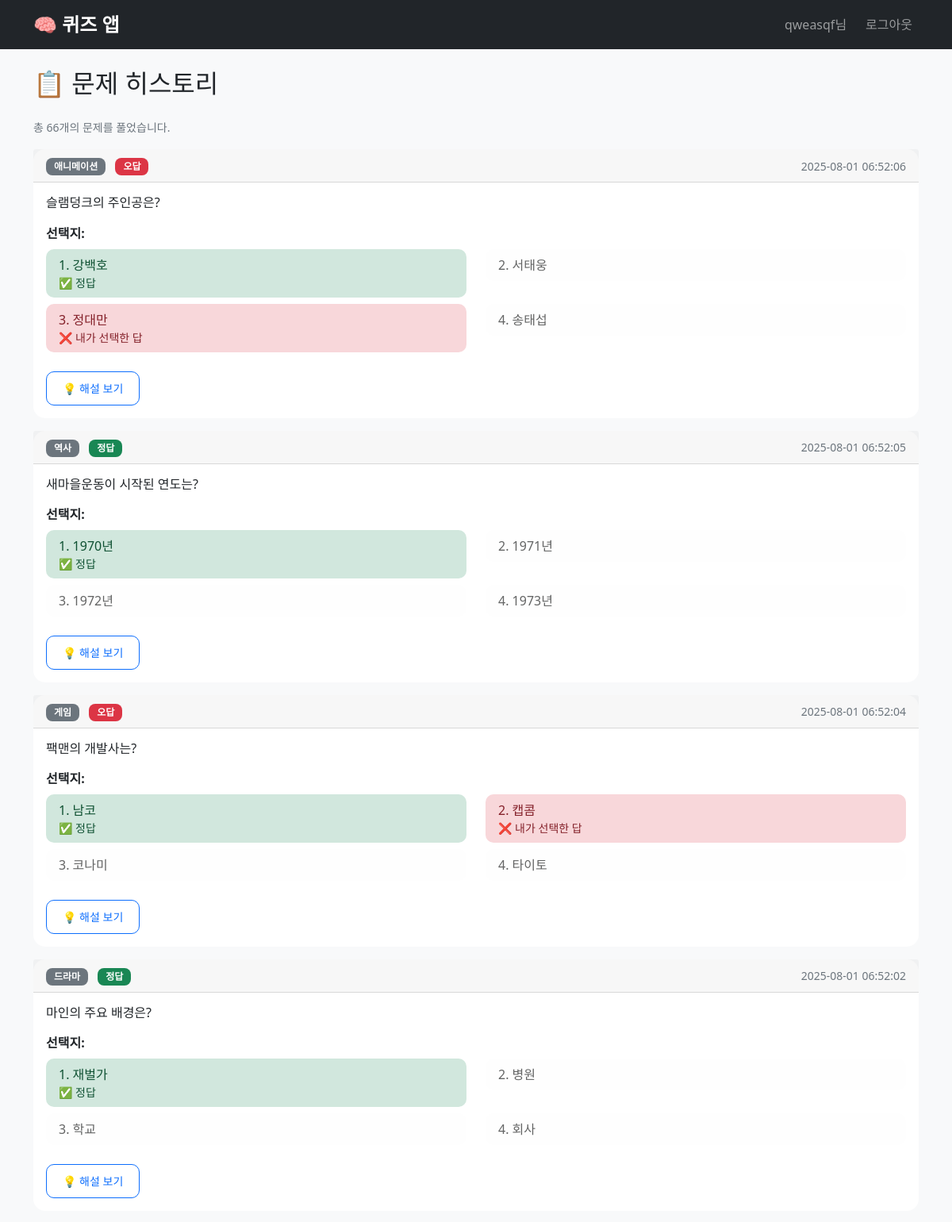
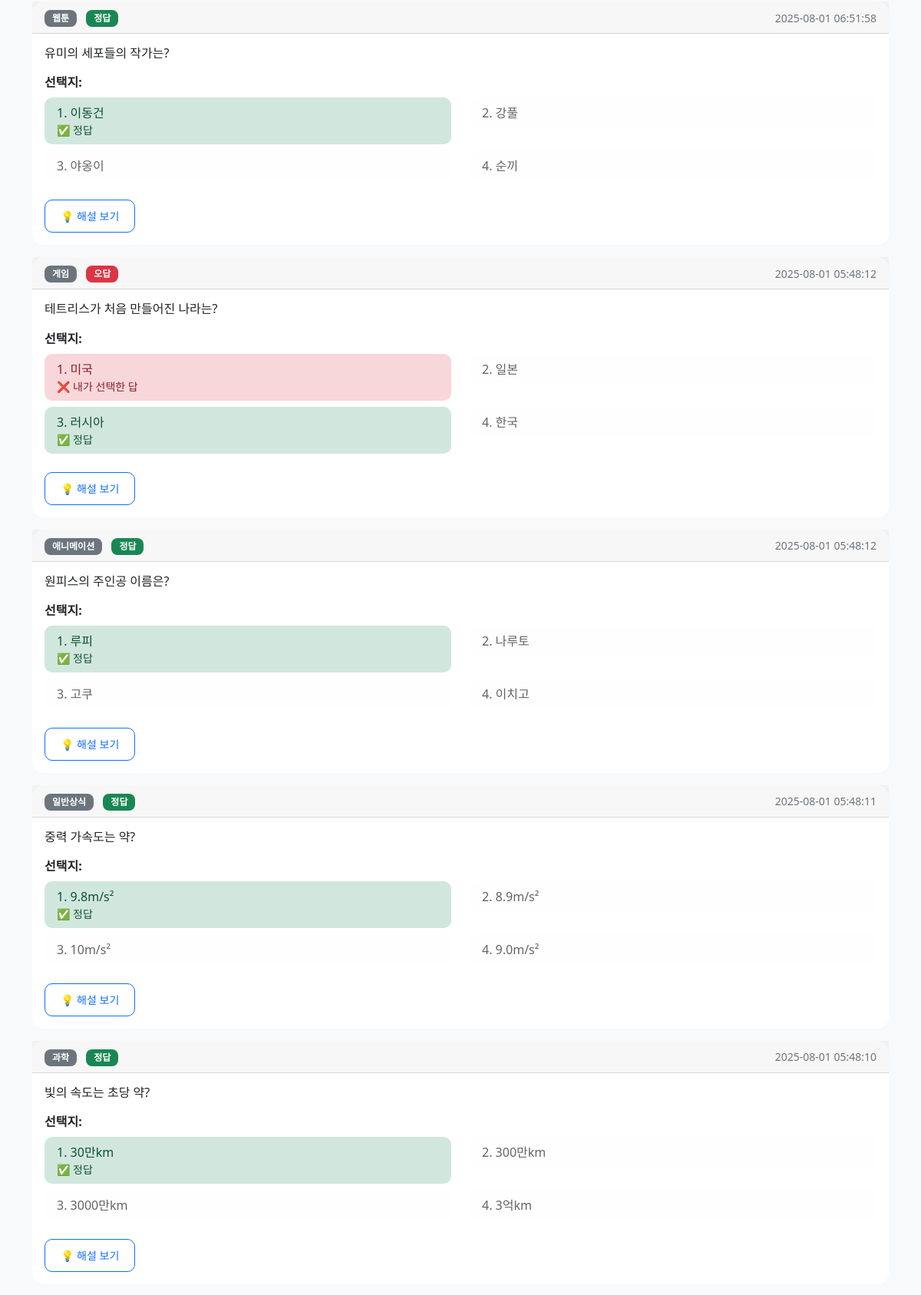
Screenshot of /history (signed in, upper part) with the database file from the repository (2 pictures, top to bottom).
### tables this page shows
CREATE TABLE saved_questions (
            id INTEGER PRIMARY KEY AUTOINCREMENT,
            user_id INTEGER,
            question_id TEXT NOT NULL,
            question_text TEXT NOT NULL,
            correct_answer TEXT NOT NULL,
            user_answer TEXT,
            is_correct BOOLEAN DEFAULT FALSE,
            category TEXT NOT NULL,
            difficulty TEXT NOT NULL,
            saved_at TIMESTAMP DEFAULT CURRENT_TIMESTAMP, explanation TEXT, options TEXT,
            FOREIGN KEY (user_id) REFERENCES users (id)
        );

### app.py (the view)
@app.route('/history')
def history():
    if 'user_id' not in session:
        return redirect(url_for('login'))
    conn = sqlite3.connect('quiz_app.db')
    cursor = conn.cursor()
    cursor.execute('''
        SELECT question_text, correct_answer, user_answer, is_correct,
               category, difficulty, saved_at, explanation, options
        FROM saved_questions
        WHERE user_id = ?
        ORDER BY saved_at DESC
    ''', (session['user_id'],))
    saved_questions = cursor.fetchall()
    conn.close()
    return render_template('history.html', questions=saved_questions)

### app.py (called while the page is built)
@app.template_filter('from_json')
def from_json_filter(value):
    try:
        return json.loads(value) if value else []
    except (json.JSONDecodeError, TypeError):
        return []

### templates/history.html (shortened to what this page needs)
<!DOCTYPE html>
<html lang="ko">
<head>
    <link href="https://cdn.jsdelivr.net/npm/bootstrap@5.1.3/dist/css/bootstrap.min.css" rel="stylesheet">
    <link rel="stylesheet" href="{{ url_for('static', filename='css/style.css') }}">
</head>
<body>
    <nav class="navbar navbar-expand-lg navbar-dark bg-dark">
        <div class="container">
            <a class="navbar-brand" href="{{ url_for('dashboard') }}">🧠 퀴즈 앱</a>
            <div class="navbar-nav ms-auto">
                <span class="navbar-text me-3">{{ session.username }}님</span>
                <a class="nav-link" href="{{ url_for('logout') }}">로그아웃</a>
            </div>
        </div>
    </nav>
    <div class="container mt-4">
        <div class="row">
            <div class="col-md-12">
                <h2 class="mb-4">📋 문제 히스토리</h2>
                {% if questions %}
                    <div class="mb-3">
                        <small class="text-muted">총 {{ questions|length }}개의 문제를 풀었습니다.</small>
                    </div>
                    {% for question in questions %}
                    <div class="card mb-3">
                        <div class="card-header">
                            <div class="row align-items-center">
                                <div class="col-md-8">
                                    <span class="badge bg-secondary me-2">{{ question[4] }}</span>
                                    {% if question[3] %}
                                        <span class="badge bg-success">정답</span>
                                    {% else %}
                                        <span class="badge bg-danger">오답</span>
                                    {% endif %}
                                </div>
                                <div class="col-md-4 text-end">
                                    <small class="text-muted">{{ question[6] }}</small>
                                </div>
                            </div>
                        </div>
                        <div class="card-body">
                            <h6 class="card-title">{{ question[0] }}</h6>
                            {% if question[8] %}
                                {% set options = question[8]|from_json if question[8] is string else question[8] %}
                                {% if options %}
                                <div class="mt-3">
                                    <strong>선택지:</strong>
                                    <div class="row mt-2">
                                        {% for option in options %}
                                        <div class="col-md-6 mb-2">
                                            {% if option == question[1] %}
                                                <div class="alert alert-success py-2 mb-0">
                                                     {{ loop.index0 + 1 }}. {{ option }}
                                                    <small class="d-block">✅ 정답</small>
                                                </div>
                                            {% elif option == question[2] and not question[3] %}
                                                <div class="alert alert-danger py-2 mb-0">
                                                     {{ loop.index0 + 1 }}. {{ option }}
                                                    <small class="d-block">❌ 내가 선택한 답</small>
                                                </div>
                                            {% else %}
                                                <div class="alert alert-light py-2 mb-0">
                                                    {{ loop.index0 + 1 }}. {{ option }}
                                                </div>
                                            {% endif %}
                                        </div>
                                        {% endfor %}
                                    </div>
                                </div>
                                {% endif %}
                            {% endif %}
                            {% if question[7] and question[7].strip() %}
                            <div class="mt-3">
                                <button class="btn btn-sm btn-outline-primary" type="button" data-bs-toggle="collapse" data-bs-target="#explanation-{{ loop.index }}" aria-expanded="false">
                                    💡 해설 보기
                                </button>
                            </div>
                            {% endif %}
                        </div>
                    </div>
                    {% endfor %}
                {% endif %}
            </div>
        </div>
    </div>
</body>
</html>

### static/css/style.css (style rules this page uses)
body { font-family: 'Segoe UI', Tahoma, Geneva, Verdana, sans-serif; background-color: #f8f9fa; }
.card { border: none; border-radius: 15px; transition: transform 0.2s ease-in-out, box-shadow 0.2s ease-in-out; }
.btn { border-radius: 10px; padding: 10px 20px; font-weight: 500; transition: all 0.2s ease-in-out; }
.navbar-brand { font-size: 1.5rem; font-weight: bold; }
.badge { border-radius: 8px; padding: 5px 10px; }
.alert { border-radius: 10px; border: none; }

### rows the page displays
saved_questions: category "애니메이션", is_correct "오답", saved_at "2025-08-01 06:52:06", question_text "슬램덩크의 주인공은?", options "강백호", options "서태웅" "송태섭", options "정대만"
saved_questions: category "역사", is_correct "정답", saved_at "2025-08-01 06:52:05", question_text "새마을운동이 시작된 연도는?", options "1970년", options "1971년" "1972년" "1973년"
saved_questions: category "게임", is_correct "오답", saved_at "2025-08-01 06:52:04", question_text "팩맨의 개발사는?", options "남코", options "캡콤", options "코나미" "타이토"
saved_questions: category "드라마", is_correct "정답", saved_at "2025-08-01 06:52:02", question_text "마인의 주요 배경은?", options "재벌가", options "병원" "학교" "회사"
saved_questions: category "웹툰", is_correct "정답", saved_at "2025-08-01 06:51:58", question_text "유미의 세포들의 작가는?", options "이동건", options "강풀" "야옹이" "순끼"
saved_questions: category "게임", is_correct "오답", saved_at "2025-08-01 05:48:12", question_text "테트리스가 처음 만들어진 나라는?", options "미국", options "일본" "한국", options "러시아"
saved_questions: category "애니메이션", is_correct "정답", saved_at "2025-08-01 05:48:12", question_text "원피스의 주인공 이름은?", options "루피", options "나루토" "고쿠" "이치고"
saved_questions: category "일반상식", is_correct "정답", saved_at "2025-08-01 05:48:11", question_text "중력 가속도는 약?", options "9.8m/s²", options "8.9m/s²" "10m/s²" "9.0m/s²"
saved_questions: category "과학", is_correct "정답", saved_at "2025-08-01 05:48:10", question_text "빛의 속도는 초당 약?", options "30만km", options "300만km" "3000만km" "3억km"

### other values shown
{{ session.username }} "qweasqf"
{{ questions|length }} "66"
